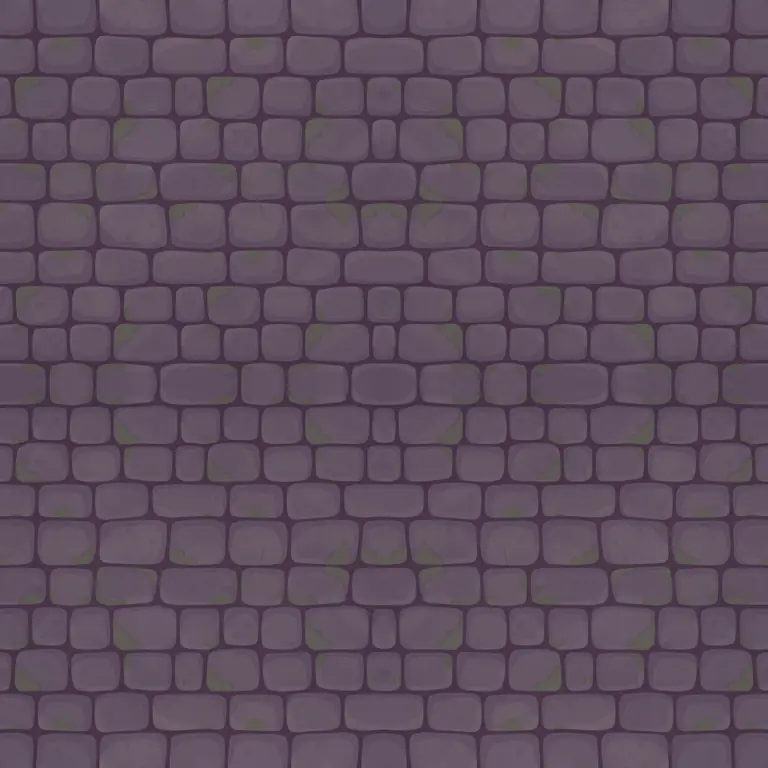
#> input picture art/bg/wall.webp, 768 x 768 px
$ python -i cut_ui.py   (imports and definitions only)
#> lines starting #> are read from the running program, lines starting #| are printed output that depends on the picture
### tools/process_art.py
"""Turn a Gemini image (white background) into a game sprite.

    python3 tools/process_art.py IN.png art/item-specs.webp                 # 256px, centered
    python3 tools/process_art.py IN.png art/boss4.webp --size 384 --anchor bottom
    python3 tools/process_art.py IN.png art/hero/NAME.webp --hero           # also writes every Closet color
    python3 tools/process_art.py IN.png art/floor-cellar.webp --keep-bg    # full-square textures

Hero sprites keep 14% headroom on top so hats sit on the head.
"""
import argparse, colorsys, os
import numpy as np
from PIL import Image
from scipy import ndimage

HERO_COLORS = {'sky': '#79c6ff', 'peach': '#ffab7a', 'grape': '#b48cff', 'pink': '#ff8fc7', 'gold': '#ffd54a'}

def cutout(path):
    rgb = np.asarray(Image.open(path).convert('RGB')).astype(np.float32)
    near_white = rgb.min(axis=2) >= 228
    lab, _ = ndimage.label(near_white)
    edge = set(np.unique(np.concatenate([lab[0], lab[-1], lab[:, 0], lab[:, -1]]))) - {0}
    bg = np.isin(lab, list(edge))
    band = ndimage.binary_dilation(bg, iterations=4) & ~bg
    a_raw = (255 - rgb).max(axis=2) / 255.0
    alpha = np.ones(bg.shape, np.float32); alpha[bg] = 0
    a_b = a_raw[band]; alpha[band] = np.clip(a_b / 0.8, 0, 1)
    col = rgb.copy(); ab = np.maximum(a_b, 0.02)[:, None]
    col[band] = np.clip((rgb[band] - 255 * (1 - ab)) / ab, 0, 255)       # un-blend the white fringe
    solid = alpha > 0.05; l2, n2 = ndimage.label(solid)
    for i, s in enumerate(ndimage.sum(solid, l2, range(1, n2 + 1)), 1):
        if s < 40: alpha[l2 == i] = 0                                     # drop specks
    return Image.fromarray(np.dstack([col, alpha * 255]).astype(np.uint8), 'RGBA')

# [25 lines left out: functions place, recolor, not called in this run]

# [18 lines that do not run on import are left out]

### tools/cut_ui.py
"""Cut the round-2/3 Gemini sheets (UI, icons, effects, math pieces, props, backgrounds) into game art.

    python3 tools/cut_ui.py UPLOAD_DIR          # every sheet
    python3 tools/cut_ui.py UPLOAD_DIR logo     # just the logo

Sheets are split into grid cells (row bands, then items within each row). Within a cell, only strongly
drawn shapes are kept (faint smudges are dropped), small bits like sparkles stay with their cell, and
frames with see-through middles get their enclosed white removed.
"""
import json, os, sys
import numpy as np
from PIL import Image
from scipy import ndimage
sys.path.insert(0, os.path.dirname(os.path.abspath(__file__)))
from process_art import cutout

REPO = os.path.dirname(os.path.dirname(os.path.abspath(__file__))); ART = os.path.join(REPO, 'art')
def save(img, rel, q=88):
    p = os.path.join(ART, rel); os.makedirs(os.path.dirname(p), exist_ok=True)
    img.save(p, 'WEBP', quality=q, method=6, alpha_quality=100); return rel

def bands(mask, axis, gap):
    prof = mask.any(axis=axis); out, start, run = [], None, 0
    for i, v in enumerate(prof):
        if v:
            if start is None: start = i
            run = 0; last = i
        elif start is not None:
            run += 1
            if run >= gap: out.append((start, last + 1)); start = None
    if start is not None: out.append((start, last + 1))
    return out

def grid_cells(rgb, strong=200, gap=40, uniform=None):
    """reading-order list of (x0, y0, x1, y1) cell boxes"""
    H, W = rgb.shape[:2]
    if uniform:
        r, c = uniform; return [(int(j * W / c), int(i * H / r), int((j + 1) * W / c), int((i + 1) * H / r)) for i in range(r) for j in range(c)]
    m = rgb.min(axis=2) < strong; m = ndimage.binary_opening(m, iterations=1)
    out = []
    for y0, y1 in bands(m, 1, gap):
        for x0, x1 in bands(m[y0:y1], 0, gap): out.append((x0, y0, x1, y1))
    return out

def sprite(path, box, strong=200, pad=30, holes=False, keep_frac=0.004):
    im = Image.open(path).convert('RGB'); W, H = im.size
    x0, y0, x1, y1 = box; bx = (max(0, x0 - pad), max(0, y0 - pad), min(W, x1 + pad), min(H, y1 + pad))
    crop = im.crop(bx); tmp = '/tmp/_cut_cell.png'; crop.save(tmp)
    rgba = np.asarray(cutout(tmp)).copy(); rgb = np.asarray(crop).astype(np.int32)
    s = rgb.min(axis=2) < strong
    lab, n = ndimage.label(s, structure=np.ones((3, 3)))
    if n:
        areas = ndimage.sum(s, lab, range(1, n + 1)); keep = [i + 1 for i, a in enumerate(areas) if a >= max(25, keep_frac * areas.max())]
        mask = ndimage.binary_fill_holes(ndimage.binary_dilation(np.isin(lab, keep), iterations=6))
        rgba[:, :, 3] = np.where(mask, rgba[:, :, 3], 0)
    if holes == 'outlined':   # white gaps ringed by the dark outline (inside a D, between letters) become see-through
        rgba = clear_ringed(rgb, rgba)
    elif holes:   # enclosed near-white areas (the middle of a frame) become see-through
        white = (rgb.min(axis=2) >= 225) & (rgba[:, :, 3] > 0)
        hl, hn = ndimage.label(white); big = rgba.shape[0] * rgba.shape[1] * 0.01
        cy, cx = rgba.shape[0] // 2, rgba.shape[1] // 2
        for i in range(1, hn + 1):
            reg = hl == i
            if reg.sum() >= big and (holes == 'all' or reg[cy - 3:cy + 4, cx - 3:cx + 4].any()):
                edge = ndimage.binary_dilation(reg, iterations=3) & ~reg
                rgba[:, :, 3][reg] = 0
                a = (255 - rgb[edge].max(axis=1)).clip(0, 255) / 255.0
                rgba[:, :, 3][edge] = np.minimum(rgba[:, :, 3][edge], (np.clip(a / 0.8, 0, 1) * 255).astype(np.uint8))
    a = rgba[:, :, 3] > 20; ys, xs = np.where(a)
    return Image.fromarray(rgba).crop((xs.min(), ys.min(), xs.max() + 1, ys.max() + 1))

def clear_ringed(rgb, rgba, need=0.9, need_small=0.4, small=100, min_px=30):
    """Make white pockets see-through when they're surrounded by dark outline (tiny gaps between letters: mostly
    surrounded). Shine on letters is surrounded by gold or cream, and a sparkle sitting on the outline has a yellow
    glow around it, so those stay."""
    white = (rgb.min(axis=2) >= 228) & (np.ptp(rgb, axis=2) <= 22) & (rgba[:, :, 3] > 0)
    lab, n = ndimage.label(white); dark = rgb.max(axis=2) < 150
    holes = np.zeros(white.shape, bool)
    for i, sl in enumerate(ndimage.find_objects(lab), 1):
        y0, y1 = max(0, sl[0].start - 8), sl[0].stop + 8; x0, x1 = max(0, sl[1].start - 8), sl[1].stop + 8
        reg = lab[y0:y1, x0:x1] == i
        size = reg.sum()
        if size < min_px: continue
        ring = ndimage.binary_dilation(reg, iterations=6) & ~ndimage.binary_dilation(reg, iterations=2)
        if dark[y0:y1, x0:x1][ring].mean() >= (need_small if size < small else need): holes[y0:y1, x0:x1] |= reg
    out = rgba.copy(); out[:, :, 3][holes] = 0
    band = ndimage.binary_dilation(holes, iterations=4) & ~holes & (out[:, :, 3] > 0)
    p = rgb[band].astype(np.float32)
    a = np.clip((255 - p.min(axis=1)) / 198.0, 0, 1)                # 198 = how far the outline's darkest channel is from white
    out[:, :, 3][band] = np.minimum(out[:, :, 3][band], (a * 255).astype(np.uint8))
    aa = np.maximum(a, 0.02)[:, None]
    out[:, :, :3][band] = np.clip((p - 255 * (1 - aa)) / aa, 0, 255).astype(np.uint8)   # un-blend the white fringe
    print('logo: cleared', int(holes.sum()), 'px of white in', len(np.unique(lab[holes])), 'pockets')
    return out

def fit(img, side):
    s = side / max(img.size)
    return img if s >= 1 else img.convert('RGBa').resize((round(img.width * s), round(img.height * s)), Image.LANCZOS).convert('RGBA')

def cut_logo(lp):
    """logo: everything (letters + sparkles), with the white inside and between the letters cleared"""
#> called with lp = '../art/bg/wall.webp'
    rgb = np.asarray(Image.open(lp).convert('RGB'))
#> rgb is the input picture: shape (768, 768, 3); mean R, G, B 94.8, 79, 93.8
    b = grid_cells(rgb, strong=235, gap=400); x0 = min(c[0] for c in b); y0 = min(c[1] for c in b); x1 = max(c[2] for c in b); y1 = max(c[3] for c in b)
#> in grid_cells, `m = rgb.min(axis=2) < strong`: m: shape (768, 768) bool; every value is 1
#> in grid_cells, `m = ndimage.binary_opening(m, iterations=1)`:
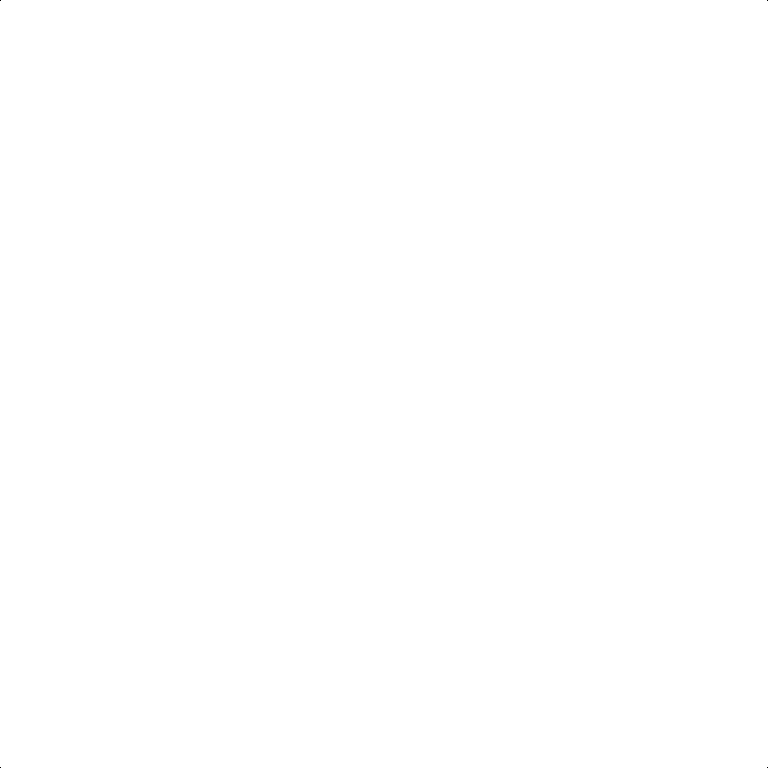
#> m: shape (768, 768) bool; 100% white; black in thin lines or dots
#> in bands, `out, start, run = ([], None, 0)`: run = 0
#> the loop in grid_cells, `for y0, y1 in bands(m, 1, gap):` made 1 pass
#> (y0, y1) on pass 1: (0, 768)
#> after the loop in grid_cells, `for y0, y1 in bands(m, 1, gap):`: out = [(0, 0, 768, 768)]
#> after `b = grid_cells(rgb, strong=235, gap=400)`: b = [(0, 0, 768, 768)]
#> after `x0 = min((c[0] for c in b))`: x0 = 0
#> after `y0 = min((c[1] for c in b))`: y0 = 0
#> after `x1 = max((c[2] for c in b))`: x1 = 768
#> after `y1 = max((c[3] for c in b))`: y1 = 768
    return save(fit(sprite(lp, (x0, y0, x1, y1), strong=235, keep_frac=0.0002, holes='outlined'), 900), 'ui/logo.webp')
#> in cutout, `near_white = rgb.min(axis=2) >= 228`: near_white: shape (768, 768) bool; every value is 0
#> in cutout, `lab, _ = ndimage.label(near_white)`: lab: shape (768, 768) int32; every value is 0
#> in cutout, `edge = set(np.unique(np.concatenate([lab[0], lab[-1], lab[:, 0], lab[:..`: edge = 0 items
#> in cutout, `a_raw = (255 - rgb).max(axis=2) / 255.0`:
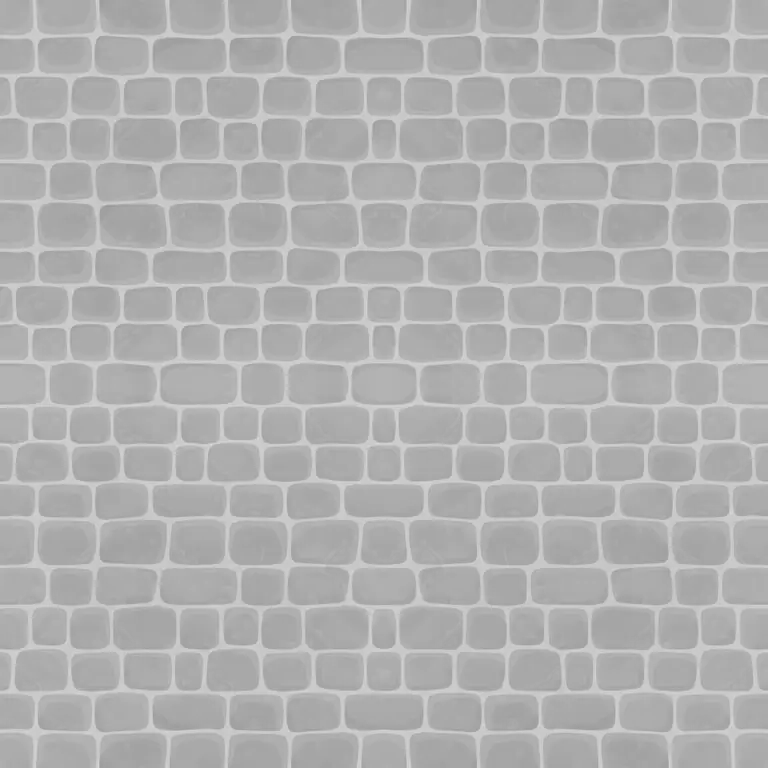
#> a_raw: shape (768, 768) float32; min 0.596, max 0.867, mean 0.69
#> in cutout, `a_b = a_raw[band]`: a_b = empty array
#> in cutout, `alpha[band] = np.clip(a_b / 0.8, 0, 1)`: alpha: shape (768, 768) float32; every value is 1
#> in cutout, `l2, n2 = ndimage.label(solid)`: l2: shape (768, 768) int32; every value is 1
#> in cutout, `l2, n2 = ndimage.label(solid)`: n2 = 1
#> the loop in cutout, `for i, s in enumerate(ndimage.sum(solid, l2, range(1, n2 + 1)), 1):` made 1 pass
#> (i, s) on pass 1: (1, 589824)
#> in sprite, `areas = ndimage.sum(s, lab, range(1, n + 1))`: areas = [589824]
#> in sprite, `keep = [i + 1 for i, a in enumerate(areas) if a >= max(25, keep_frac *`: keep = [1]
#> in clear_ringed, `lab, n = ndimage.label(white)`: n = 0
#> in clear_ringed, `p = rgb[band].astype(np.float32)`: p = empty array
#| logo: cleared 0 px of white in 0 pockets
#> in fit, `s = side / max(img.size)`: s = 1.17

# [73 lines left out: function run, not called in this run]

# [2 lines not run here, left out]

>>> result = cut_logo('../art/bg/wall.webp')
#> result = 'ui/logo.webp'
